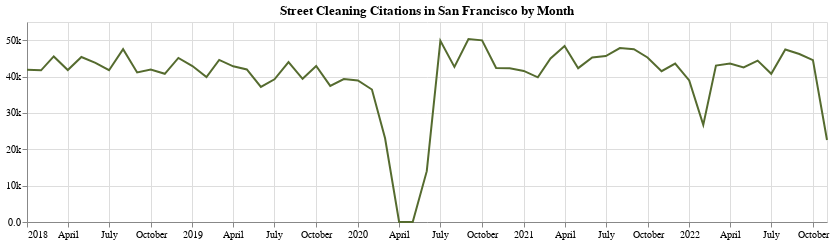

Notebook source saved alongside this figure:
### Code cell
# Visualize the table (line chart has better view for this chart)
alt.Chart(
    st_cleaning_month_count,
    width=800,
    height=200
).mark_line(color='darkolivegreen').encode(
    x=alt.X('Citation Issued DateTime', axis=alt.Axis(labelAngle=0), title=''),
    y=alt.Y('Citation Number', axis=alt.Axis(format='.2s') , title='')
).properties(
    title='Street Cleaning Citations in San Francisco by Month'
)

### Figure 1 — Vega-Lite specification as saved in the notebook (floating-point values rounded to 4 significant figures)
{"$schema": "https://vega.github.io/schema/vega-lite/v4.17.0.json", "config": {"view": {"continuousHeight": 300, "continuousWidth": 400}}, "data": {"name": "data-eb43c1f2e76faf3158e90b0ed7ade134"}, "datasets": {"data-eb43c1f2e76faf3158e90b0ed7ade134": [{"Citation Issued DateTime": "2018-01-01T00:00:00", "Citation Number": 41850}, {"Citation Issued DateTime": "2018-02-01T00:00:00", "Citation Number": 41716}, {"Citation Issued DateTime": "2018-03-01T00:00:00", "Citation Number": 45534}, {"Citation Issued DateTime": "2018-04-01T00:00:00", "Citation Number": 41777}, {"Citation Issued DateTime": "2018-05-01T00:00:00", "Citation Number": 45374}, {"Citation Issued DateTime": "2018-06-01T00:00:00", "Citation Number": 43776}, {"Citation Issued DateTime": "2018-07-01T00:00:00", "Citation Number": 41732}, {"Citation Issued DateTime": "2018-08-01T00:00:00", "Citation Number": 47519}, {"Citation Issued DateTime": "2018-09-01T00:00:00", "Citation Number": 41123}, {"Citation Issued DateTime": "2018-10-01T00:00:00", "Citation Number": 41943}, {"Citation Issued DateTime": "2018-11-01T00:00:00", "Citation Number": 40750}, {"Citation Issued DateTime": "2018-12-01T00:00:00", "Citation Number": 45121}, {"Citation Issued DateTime": "2019-01-01T00:00:00", "Citation Number": 42895}, {"Citation Issued DateTime": "2019-02-01T00:00:00", "Citation Number": 39879}, {"Citation Issued DateTime": "2019-03-01T00:00:00", "Citation Number": 44580}, {"Citation Issued DateTime": "2019-04-01T00:00:00", "Citation Number": 42819}, {"Citation Issued DateTime": "2019-05-01T00:00:00", "Citation Number": 41961}, {"Citation Issued DateTime": "2019-06-01T00:00:00", "Citation Number": 37141}, {"Citation Issued DateTime": "2019-07-01T00:00:00", "Citation Number": 39239}, {"Citation Issued DateTime": "2019-08-01T00:00:00", "Citation Number": 43990}, {"Citation Issued DateTime": "2019-09-01T00:00:00", "Citation Number": 39374}, {"Citation Issued DateTime": "2019-10-01T00:00:00", "Citation Number": 42913}, {"Citation Issued DateTime": "2019-11-01T00:00:00", "Citation Number": 37437}, {"Citation Issued DateTime": "2019-12-01T00:00:00", "Citation Number": 39317}, {"Citation Issued DateTime": "2020-01-01T00:00:00", "Citation Number": 38942}, {"Citation Issued DateTime": "2020-02-01T00:00:00", "Citation Number": 36430}, {"Citation Issued DateTime": "2020-03-01T00:00:00", "Citation Number": 23035}, {"Citation Issued DateTime": "2020-04-01T00:00:00", "Citation Number": 0}, {"Citation Issued DateTime": "2020-05-01T00:00:00", "Citation Number": 0}, {"Citation Issued DateTime": "2020-06-01T00:00:00", "Citation Number": 13980}, {"Citation Issued DateTime": "2020-07-01T00:00:00", "Citation Number": 49818}, {"Citation Issued DateTime": "2020-08-01T00:00:00", "Citation Number": 42649}, {"Citation Issued DateTime": "2020-09-01T00:00:00", "Citation Number": 50296}, {"Citation Issued DateTime": "2020-10-01T00:00:00", "Citation Number": 49959}, {"Citation Issued DateTime": "2020-11-01T00:00:00", "Citation Number": 42346}, {"Citation Issued DateTime": "2020-12-01T00:00:00", "Citation Number": 42251}, {"Citation Issued DateTime": "2021-01-01T00:00:00", "Citation Number": 41544}, {"Citation Issued DateTime": "2021-02-01T00:00:00", "Citation Number": 39776}, {"Citation Issued DateTime": "2021-03-01T00:00:00", "Citation Number": 44982}, {"Citation Issued DateTime": "2021-04-01T00:00:00", "Citation Number": 48403}, {"Citation Issued DateTime": "2021-05-01T00:00:00", "Citation Number": 42306}, {"Citation Issued DateTime": "2021-06-01T00:00:00", "Citation Number": 45255}, {"Citation Issued DateTime": "2021-07-01T00:00:00", "Citation Number": 45628}, {"Citation Issued DateTime": "2021-08-01T00:00:00", "Citation Number": 47816}, {"Citation Issued DateTime": "2021-09-01T00:00:00", "Citation Number": 47533}, {"Citation Issued DateTime": "2021-10-01T00:00:00", "Citation Number": 45234}, {"Citation Issued DateTime": "2021-11-01T00:00:00", "Citation Number": 41482}, {"Citation Issued DateTime": "2021-12-01T00:00:00", "Citation Number": 43554}, {"Citation Issued DateTime": "2022-01-01T00:00:00", "Citation Number": 38948}, {"Citation Issued DateTime": "2022-02-01T00:00:00", "Citation Number": 26710}, {"Citation Issued DateTime": "2022-03-01T00:00:00", "Citation Number": 43028}, {"Citation Issued DateTime": "2022-04-01T00:00:00", "Citation Number": 43566}, {"Citation Issued DateTime": "2022-05-01T00:00:00", "Citation Number": 42491}, {"Citation Issued DateTime": "2022-06-01T00:00:00", "Citation Number": 44384}, {"Citation Issued DateTime": "2022-07-01T00:00:00", "Citation Number": 40758}, {"Citation Issued DateTime": "2022-08-01T00:00:00", "Citation Number": 47442}, {"Citation Issued DateTime": "2022-09-01T00:00:00", "Citation Number": 46201}, {"Citation Issued DateTime": "2022-10-01T00:00:00", "Citation Number": 44526}, {"Citation Issued DateTime": "2022-11-01T00:00:00", "Citation Number": 22541}]}, "encoding": {"x": {"axis": {"labelAngle": 0}, "field": "Citation Issued DateTime", "title": "", "type": "temporal"}, "y": {"axis": {"format": ".2s"}, "field": "Citation Number", "title": "", "type": "quantitative"}}, "height": 200, "mark": {"color": "darkolivegreen", "type": "line"}, "title": "Street Cleaning Citations in San Francisco by Month", "width": 800}
